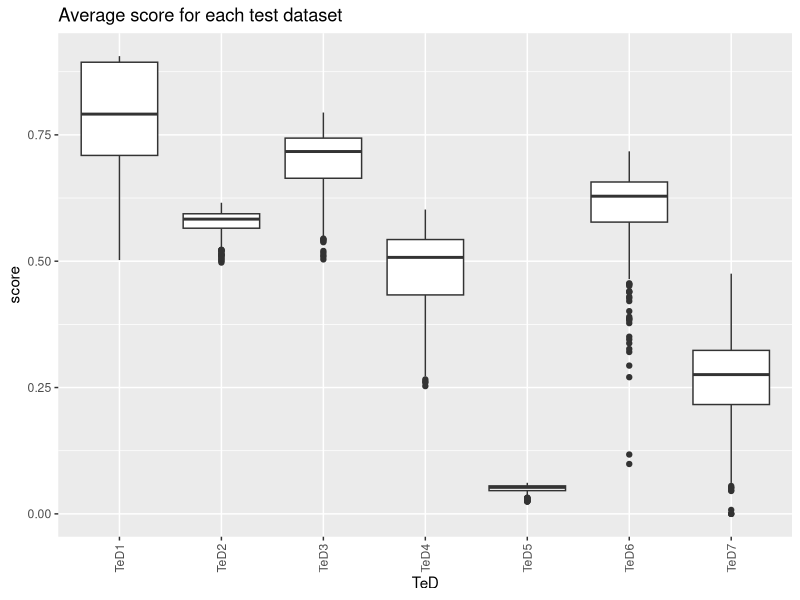
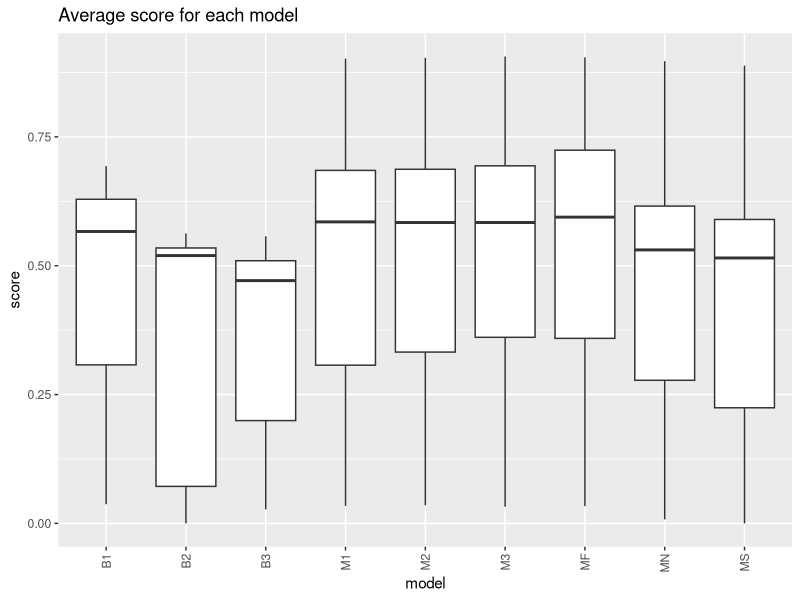
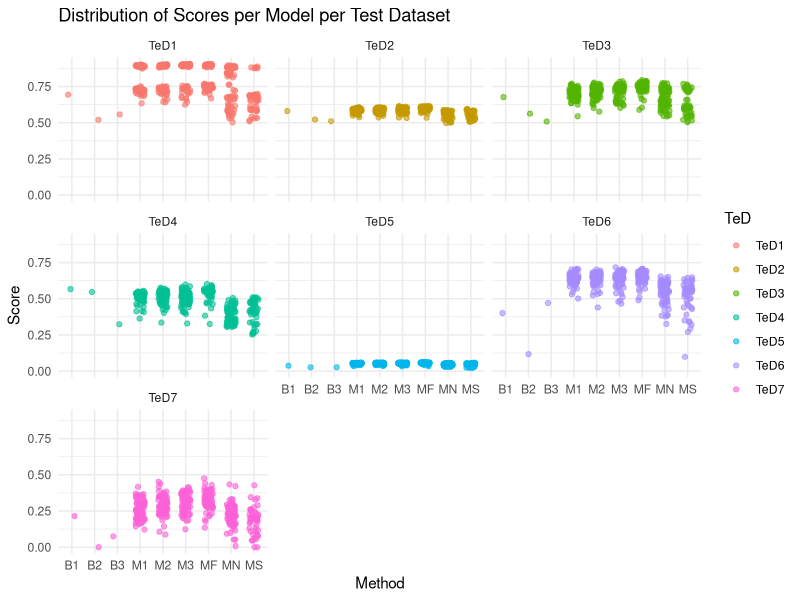
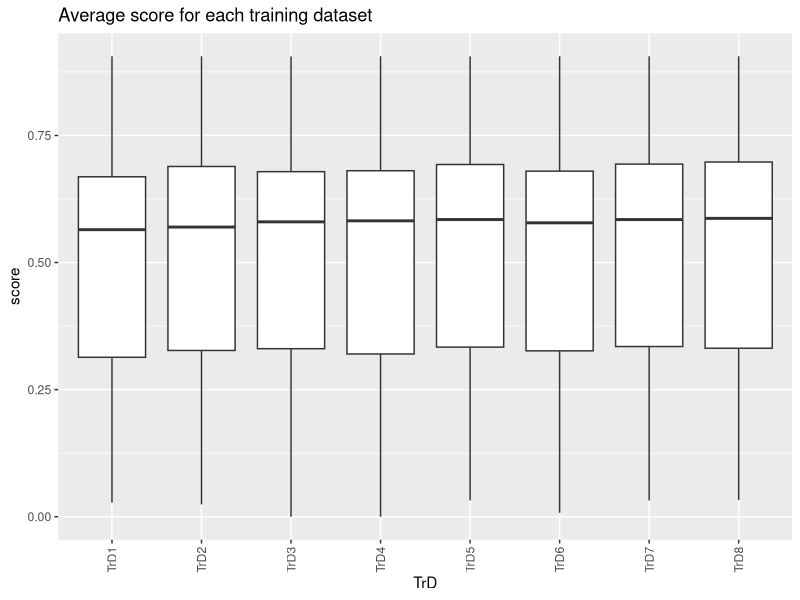
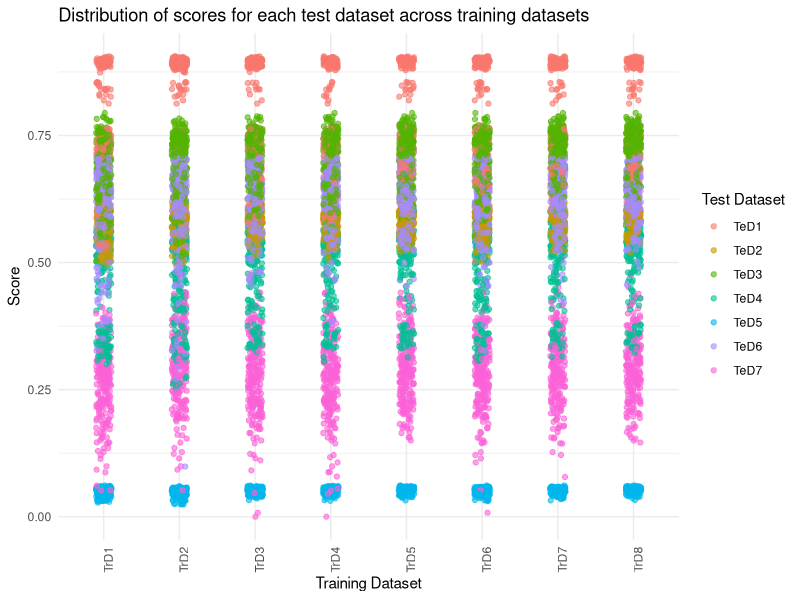

The R source for these figures, in order:
## ---- chunk 1
knitr::opts_chunk$set(echo = TRUE)
## ---- chunk 2
d <- read.csv("data.csv")
table(d$model, d$TeD)
table(d$model, d$TrD1)
table(d$model, d$TrD2)
aggregate(score~model, data = d, mean)
library(dplyr)
## ---- chunk 3
# t test between B1, B2, and B3 vs the rest
d_B <- subset(d, model=="B1" | model=="B2" | model=="B3")
d_M <- subset(d, model=="M1" | model=="M2" | model=="M3" | model=="MF" | model=="MN" | model=="MS")

## ---- chunk 4
library(ggplot2)
# plot the average score for each test dataset
ggplot(d, aes(x = TeD, y = score)) +
  geom_boxplot() +
  labs(title = "Average score for each test dataset") +
  theme(axis.text.x = element_text(angle = 90, vjust = 0.5, hjust = 1))

# plot the average score for each model
ggplot(d, aes(x = model, y = score)) +
  geom_boxplot() +
  labs(title = "Average score for each model") +
  theme(axis.text.x = element_text(angle = 90, vjust = 0.5, hjust = 1))

# Create the plot
ggplot(d, aes(x=model, y=score, color=TeD)) +
  geom_jitter(width=0.2, size=1.5, alpha=0.6) +
  labs(title="Distribution of Scores per Model per Test Dataset", x="Method", y="Score") +
  theme_minimal() +
  facet_wrap(~TeD, ncol=3)

library(tidyverse)
# Reshape data
d_long <- d %>% pivot_longer(cols = starts_with("TrD"),
                             names_to = "TrD",
                             values_to = "value")

# Filter data for non-zero values (assuming 1 means the score belongs to that training dataset)
d_filtered <- d_long %>% filter(value == 1)

# plot the average score for each training dataset
ggplot(d_filtered, aes(x = TrD, y = score)) +
  geom_boxplot() +
  labs(title = "Average score for each training dataset") +
  theme(axis.text.x = element_text(angle = 90, vjust = 0.5, hjust = 1))

## ---- chunk 5
means <- aggregate(score ~ model, d, mean)
means

m0 <- lm(score ~ model, d)
summary(m0)

m2 <- lm(score ~ model*TeD, d)
summary(m2)

anova(m0, m2)

library(emmeans)
emmeans(m0, ~ model)
emmeans(m2, ~ model)
pairs(emmeans(m0, ~ model))
pairs(emmeans(m2, ~ model))
## ---- chunk 6
library(tidyverse)
library(emmeans)

# Reshape data
d_long <- d %>% pivot_longer(cols = starts_with("TrD"),
                             names_to = "TrD",
                             values_to = "value")

# Filter data for non-zero values (assuming 1 means the score belongs to that training dataset)
d_filtered <- d_long %>% filter(value == 1)

# Plot
ggplot(d_filtered, aes(x = TrD, y = score, color = TeD)) +
  geom_point(alpha = 0.6, position = position_jitter(w = 0.1, h = 0)) +
  theme_minimal() +
  labs(x = "Training Dataset", y = "Score",
       title = "Distribution of scores for each test dataset across training datasets",
       color = "Test Dataset") +
  theme(axis.text.x = element_text(angle = 90, hjust = 1))
## ---- chunk 7
model_list <- list()

model_list$MS <- d_M[d_M$model == "MS", c("TrD1", "TrD2", "TrD3", "TrD4", "TrD5", "TrD6", "TrD7", "TrD8", "TeD", "score", "Sum")]
model_list$MN <- d_M[d_M$model == "MN", c("TrD1", "TrD2", "TrD3", "TrD4", "TrD5", "TrD6", "TrD7", "TrD8", "TeD", "score", "Sum")]
model_list$M1 <- d_M[d_M$model == "M1", c("TrD1", "TrD2", "TrD3", "TrD4", "TrD5", "TrD6", "TrD7", "TrD8", "TeD", "score", "Sum")]
model_list$M2 <- d_M[d_M$model == "M2", c("TrD1", "TrD2", "TrD3", "TrD4", "TrD5", "TrD6", "TrD7", "TrD8", "TeD", "score", "Sum")]
model_list$M3 <- d_M[d_M$model == "M3", c("TrD1", "TrD2", "TrD3", "TrD4", "TrD5", "TrD6", "TrD7", "TrD8", "TeD", "score", "Sum")]
model_list$MF <- d_M[d_M$model == "MF", c("TrD1", "TrD2", "TrD3", "TrD4", "TrD5", "TrD6", "TrD7", "TrD8", "TeD", "score", "Sum")]

training_sets <- names(model_list$MS)[grepl("TrD", names(model_list$MS))]  # Extract TrD column names

combined_results <- data.frame()  # Initialize an empty data frame

for (train_set in training_sets) {
   for (model_name in names(model_list)) {
      model_data <- model_list[[model_name]]
      formula_str <- paste("score ~", train_set, " + TeD")
      score_sum_model <- lm(as.formula(formula_str), data = model_data)
      emm_TrD1 <- emmeans(score_sum_model, as.formula(paste("~", train_set)), data = model_data)
  
      # Get all pairwise comparisons, including non-significant ones
      pairwise_comp <- as.data.frame(pairs(emm_TrD1))
      # Add model name as a column to identify the results
      pairwise_comp$model_name <- model_name
      
      # Combine the pairwise comparison results
      combined_results <- bind_rows(combined_results, pairwise_comp)
   }
}

# Round p.value column to three decimal places
combined_results$p.value <- round(combined_results$p.value, 6)

# Filter out rows with absolute estimate smaller than 0.01 and p-value greater than 0.01
filtered_results <- combined_results %>%
  filter(abs(estimate) >= 0.01, p.value <= 0.01)


# Print the filtered results
if (nrow(filtered_results) > 0) {
  print(filtered_results)
} else {
  print("No pairwise comparisons found.")
}

## ---- chunk 8
model_list <- list()

model_list$MS <- d_M[d_M$model == "MS", c("TrD1", "TrD2", "TrD3", "TrD4", "TrD5", "TrD6", "TrD7", "TrD8", "TeD", "score", "Sum")]
model_list$MN <- d_M[d_M$model == "MN", c("TrD1", "TrD2", "TrD3", "TrD4", "TrD5", "TrD6", "TrD7", "TrD8", "TeD", "score", "Sum")]
model_list$M1 <- d_M[d_M$model == "M1", c("TrD1", "TrD2", "TrD3", "TrD4", "TrD5", "TrD6", "TrD7", "TrD8", "TeD", "score", "Sum")]
model_list$M2 <- d_M[d_M$model == "M2", c("TrD1", "TrD2", "TrD3", "TrD4", "TrD5", "TrD6", "TrD7", "TrD8", "TeD", "score", "Sum")]
model_list$M3 <- d_M[d_M$model == "M3", c("TrD1", "TrD2", "TrD3", "TrD4", "TrD5", "TrD6", "TrD7", "TrD8", "TeD", "score", "Sum")]
model_list$MF <- d_M[d_M$model == "MF", c("TrD1", "TrD2", "TrD3", "TrD4", "TrD5", "TrD6", "TrD7", "TrD8", "TeD", "score", "Sum")]

training_sets <- names(model_list$MS)[grepl("TrD", names(model_list$MS))]  # Extract TrD column names

combined_results <- data.frame()  # Initialize an empty data frame
for (model_name in names(model_list)) {
   for (train_set in training_sets) {
      model_data <- model_list[[model_name]]
      formula_str <- paste("score ~", train_set, " + TeD")
      score_sum_model <- lm(as.formula(formula_str), data = model_data)
      emm_TrD1 <- emmeans(score_sum_model, as.formula(paste("~", train_set)), data = model_data)
  
      # Get all pairwise comparisons, including non-significant ones
      pairwise_comp <- as.data.frame(pairs(emm_TrD1))
      # Add model name as a column to identify the results
      pairwise_comp$model_name <- model_name
      
      # Combine the pairwise comparison results
      combined_results <- bind_rows(combined_results, pairwise_comp)
   }
}

# Round p.value column to three decimal places
combined_results$p.value <- round(combined_results$p.value, 6)

# Filter out rows with absolute estimate smaller than 0.01 and p-value greater than 0.01
filtered_results <- combined_results %>%
  filter(abs(estimate) >= 0.00000001, p.value <= 1)


# Print the filtered results
if (nrow(filtered_results) > 0) {
  print(filtered_results)
} else {
  print("No pairwise comparisons found.")
}
